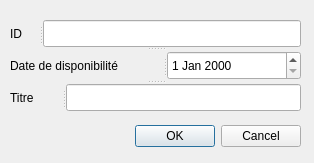
<?xml version="1.0" encoding="UTF-8"?>
<ui version="4.0">
 <class>AjoutProjetWindow</class>
 <widget class="QDialog" name="AjoutProjetWindow">
  <property name="geometry">
   <rect>
    <x>0</x>
    <y>0</y>
    <width>314</width>
    <height>163</height>
   </rect>
  </property>
  <property name="windowTitle">
   <string>Ajout de Projet</string>
  </property>
  <widget class="QDialogButtonBox" name="buttonBox">
   <property name="geometry">
    <rect>
     <x>-40</x>
     <y>120</y>
     <width>341</width>
     <height>32</height>
    </rect>
   </property>
   <property name="orientation">
    <enum>Qt::Horizontal</enum>
   </property>
   <property name="standardButtons">
    <set>QDialogButtonBox::Cancel|QDialogButtonBox::Ok</set>
   </property>
  </widget>
  <widget class="QSplitter" name="splitter_4">
   <property name="geometry">
    <rect>
     <x>10</x>
     <y>20</y>
     <width>291</width>
     <height>91</height>
    </rect>
   </property>
   <property name="orientation">
    <enum>Qt::Vertical</enum>
   </property>
   <widget class="QSplitter" name="splitter">
    <property name="orientation">
     <enum>Qt::Horizontal</enum>
    </property>
    <widget class="QLabel" name="label">
     <property name="text">
      <string>ID</string>
     </property>
    </widget>
    <widget class="QLineEdit" name="lineEdit"/>
   </widget>
   <widget class="QSplitter" name="splitter_3">
    <property name="orientation">
     <enum>Qt::Horizontal</enum>
    </property>
    <widget class="QLabel" name="label_3">
     <property name="text">
      <string>Date de disponibilité</string>
     </property>
    </widget>
    <widget class="QDateEdit" name="dateEdit"/>
   </widget>
   <widget class="QSplitter" name="splitter_2">
    <property name="orientation">
     <enum>Qt::Horizontal</enum>
    </property>
    <widget class="QLabel" name="label_2">
     <property name="text">
      <string>Titre</string>
     </property>
    </widget>
    <widget class="QLineEdit" name="lineEdit_2"/>
   </widget>
  </widget>
 </widget>
 <resources/>
 <connections>
  <connection>
   <sender>buttonBox</sender>
   <signal>accepted()</signal>
   <receiver>AjoutProjetWindow</receiver>
   <slot>accept()</slot>
   <hints>
    <hint type="sourcelabel">
     <x>248</x>
     <y>254</y>
    </hint>
    <hint type="destinationlabel">
     <x>157</x>
     <y>274</y>
    </hint>
   </hints>
  </connection>
  <connection>
   <sender>buttonBox</sender>
   <signal>rejected()</signal>
   <receiver>AjoutProjetWindow</receiver>
   <slot>reject()</slot>
   <hints>
    <hint type="sourcelabel">
     <x>316</x>
     <y>260</y>
    </hint>
    <hint type="destinationlabel">
     <x>286</x>
     <y>274</y>
    </hint>
   </hints>
  </connection>
 </connections>
</ui>
